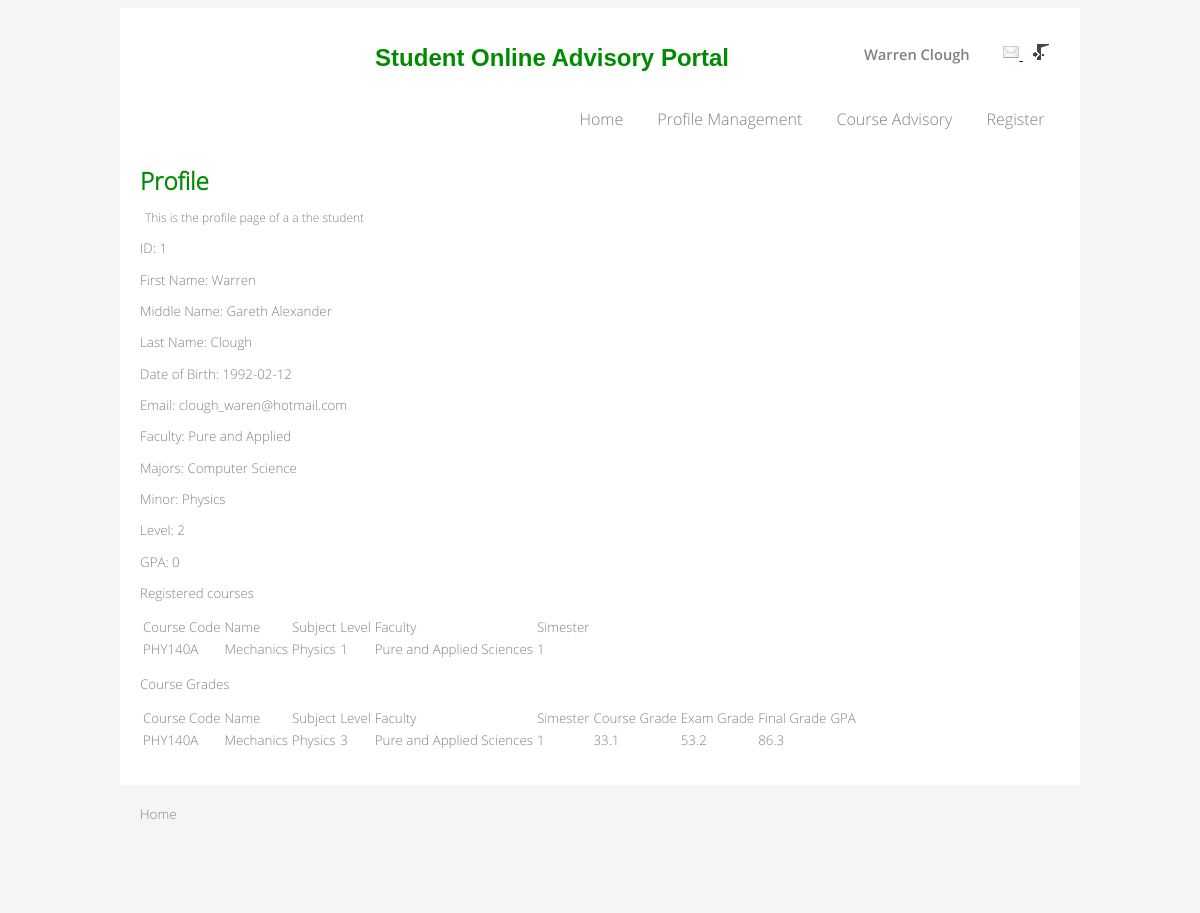
/profile/index.php (signed in), run on the app's committed database.
### tables this page shows
CREATE TABLE IF NOT EXISTS `students` (
  `id` int(11) NOT NULL AUTO_INCREMENT,
  `user_id` int(11) NOT NULL,
  `registered_faculty` varchar(30) NOT NULL,
  `major_1` varchar(30) NOT NULL,
  `major_2` varchar(30) DEFAULT NULL,
  `minor_1` varchar(30) DEFAULT NULL,
  `minor_2` varchar(30) DEFAULT NULL,
  `year_of_study` int(11) NOT NULL,
  `credit_count` int(11) NOT NULL,
  PRIMARY KEY (`id`)
);

CREATE TABLE IF NOT EXISTS `course` (
  `id` int(11) NOT NULL AUTO_INCREMENT,
  `title` varchar(30) NOT NULL,
  `subject` varchar(30) NOT NULL,
  `type` varchar(30) NOT NULL,
  `code` varchar(10) NOT NULL,
  `faculty` varchar(30) NOT NULL,
  `simester` int(11) NOT NULL,
  `level` int(11) NOT NULL,
  `credit` int(11) NOT NULL,
  `description` varchar(500) NOT NULL,
  PRIMARY KEY (`id`)
);

CREATE TABLE IF NOT EXISTS `course_requirements` (
  `id` int(11) NOT NULL AUTO_INCREMENT,
  `course_id` int(11) NOT NULL,
  `labs` int(11) NOT NULL,
  `lectures` int(11) NOT NULL,
  `tutorial` int(11) NOT NULL,
  PRIMARY KEY (`id`)
);

CREATE TABLE IF NOT EXISTS `course_grades` (
  `id` int(11) NOT NULL AUTO_INCREMENT,
  `course_id` int(11) NOT NULL,
  `student_id` int(11) NOT NULL,
  `course_grade` double NOT NULL,
  `exam_grade` double NOT NULL,
  PRIMARY KEY (`id`)
);

### common/php_class/user.php (called while the page is built, shortened)
<?php
	class User
	{
		private $first_name;
		private $last_name;
		private $middle_name;
		private $date_of_birth;
		private $email;
		private $type;
		public function getFirstName()
		{
			return $this->first_name;
		}
		public function getLastName()
		{
			return $this->last_name;
		}
		public function getMiddleName()
		{
			return $this->middle_name;
		}
		public function getDateOfBirth()
		{
			return $this->date_of_birth;
		}
		public function getEmail()
		{
			return $this->email;
		}
		public function getType()
		{
			return $this->type;
		}
	}
?>

### common/php_class/student.php (called while the page is built, shortened)
<?php
include_once 'course_grades.php';
include_once 'course.php';
class Student
{
	private $id;
	private $faculty;
	private $level;
	private $registered_courses;
	private $majors;
	private $minors;
	private $course_grades;
	private $gpa;
	public function Student($id, $user_type)
	{
		@ $db = new MySQLi('localhost', 'osap_system','pass123','osap');
		$query ="SELECT * FROM students s where ".($user_type=='student'?"s.user_id=":"s.id=").$id.";";
		$result_set = $db->query($query);
		$row = $result_set->fetch_assoc();
		$this->id = $row['id'];
		$this->faculty = $row['registered_faculty'];
		$this->level = $row['year_of_study'];
		$this->majors = array($row['major_1'],$row['major_2']);
		$this->minors = array($row['minor_1'],$row['minor_2']);
		$query = "SELECT r.student_id, r.schedule_id, c.id FROM registered_courses r
					JOIN schedule s ON s.id = r.schedule_id
					JOIN course c ON c.id = s.course_id
					WHERE r.student_id =".$this->id."
					GROUP BY c.title";
		$result_set = $db->query($query);
		for($i=0; $i<$result_set->num_rows;$i++)
		{
			$row= $result_set->fetch_assoc();
			$this->registered_courses[$i] = new Course();
			$this->registered_courses[$i]->updateCourse($row['id']);
		}
		$query = "SELECT cg.* FROM course_grades cg
					WHERE cg.student_id =".$this->id;
		$result_set = $db->query($query);
		for($i=0; $i<$result_set->num_rows;$i++)
		{
			$row= $result_set->fetch_assoc();
			$course = new Course();
			$course->bareUpdate($row['course_id']);
			$this->course_grades[$i] = new CourseGrades($course,$row['course_grade'],$row['exam_grade']);
		}
		$this->gpa = $this->calculateGPA();
	}
	private function calculateGPA()
	{
		return 0;
	}
	public function getId()
	{
		return $this->id;
	}
	public function getFaculty()
	{
		return $this->faculty;
	}
	public function getLevel()
	{
		return $this->level;
	}
	public function getMajors()
	{
		return $this->majors;
	}
	public function getMinors()
	{
		return $this->minors;
	}
	public function getCourseGrades()
	{
		return $this->course_grades;
	}
	public function getGPA()
	{
		return $this->gpa;
	}
	public function getRegisteredCourses()
	{
		return $this->registered_courses;
	}
}
?>

### common/php_class/course.php (called while the page is built, shortened)
<?php
class Course
{
	private $name;
	private $code;
	private $subject;
	private $credit;
	private $faculty;
	private $simester;
	private $level;
	public function init($id,$name, $code,$subject, $credit, $faculty, $simester, $level,$schedule,
			 $type, $description,$comment_array,$requirements)
	{
		$this->name = $name;
		$this->code = $code;
		$this->subject= $subject;
		$this->credit = $credit;
		$this->faculty = $faculty;
		$this->simester = $simester;
		$this->level = $level;
	}
	public function getName()
	{
		return $this->name;
	}
	public function getCode()
	{
		return $this->code;
	}
	public function getSubject()
	{
		return $this->subject;
	}
	public function getCredit()
	{
		return $this->credit;
	}
	public function getFaculty()
	{
		return $this->faculty;
	}
	public function getSimester()
	{
		return $this->simester;
	}
	public function getLevel()
	{
		return $this->level;
	}
	public function bareUpdate($course_id)
	{
		@ $db = new MySQLi('localhost', 'osap_system','pass123','osap');
		$query_course="SELECT c.* FROM course c WHERE c.id =".$course_id;
		$result_set= $db->query($query_course);
		$record= $result_set->fetch_assoc();
	}
	public function updateCourse($course_id)
	{
		@ $db = new MySQLi('localhost', 'osap_system','pass123','osap');
		$query_course="SELECT c.* FROM course c WHERE c.id =".$course_id;
		$result_set= $db->query($query_course);
	}
}
?>

### common/php_class/course_grades.php (called while the page is built)
<?php
include_once 'course.php';
class CourseGrades
{
	private $course;
	private $course_work_grade;
	private $exam;
	public function CourseGrades($course,$course_grade, $exam)
	{
		$this->course = $course;
		$this->course_work_grade = $course_grade;
		$this->exam = $exam;
	}
	public function getCourse()
	{
		return $this->course;
	}
	public function getExamGrades()
	{
		return $this->exam;
	}
	public function getCourseGrades()
	{
		return $this->course_work_grade;
	}
}
?>

### profile/index.php (the view, shortened to what this page needs)
<!DOCTYPE html>
<html>
<head>
	<?php
		include_once '../common/php_class/user.php';
		include_once '../common/php_class/student.php';
		include_once '../common/php_class/course.php';
		include_once '../common/php_class/course_grades.php';
		$user = $_SESSION['user'];
	?>
	<link rel ="stylesheet" type="text/css" href="../common/stylesheet/
	main_style.css" />
	<link rel ="stylesheet" type="text/css" href="../common/stylesheet/navigation_bar.css" />
</head>
<body>
	<?php
		$student = new Student($user->getID(),$user->getType());
	?>
	<div class="wrapper">
		<div class="header" >
			<?php echo get_notification_bar($user->getFirstName(),$user->getLastName()); ?>
			<h1 id="test">Student Online Advisory Portal</h1>
			<?php echo get_navigation_bar($user->getType()); ?>
		</div>
		<div class="content" >
			<dl>
				<dt>
					<h3 >Profile</h3>
					<dd><p>This is the profile page of a a the student</p></dd>
				</dt>
			</dl>
			<p>
				ID: <?php echo $student->getId(); ?>
			</p>
			<p>
				First Name: <?php echo $user->getFirstName(); ?>
			</p>
			<p>
				Middle Name: <?php echo $user->getMiddleName(); ?>
			</p>
			<p>
				Last Name: <?php  echo $user->getLastName(); ?>
			</p>
			<p>
				Date of Birth: <?php echo $user->getDateOfBirth(); ?>
			</p>
			<p>
				Email: <?php  echo  $user->getEmail(); ?>
			</p>
			<p>
				Faculty: <?php echo $student->getFaculty(); ?>
			</p>
			<p>
				Majors:
				<?php
					foreach($student->getMajors() as $major)
					echo $major." ";
				?>
			</p>
			<p>
				Minor:
				<?php
					foreach($student->getMinors() as $minor)
					echo $minor." ";
				?>
			</p>
			<p>
				Level: <?php echo $student->getLevel(); ?>
			</p>
			<p>
				GPA: <?php echo $student->getGPA(); ?>
			</p>
			<p>
				Registered courses
				<table>
				<tr id="table_heading">
					<td>Course Code</td>
					<td>Name</td>
					<td>Subject</td>
					<td>Level</td>
					<td>Faculty</td>
					<td>Simester</td>
				</tr>
				<?php $i=0;	foreach($student->getRegisteredCourses() as $course){ ?>
					<tr class="rows" onclick=<?php echo $i++ ?> >
						<td><?php echo $course->getCode(); ?></td>
						<td><?php echo $course->getName(); ?></td>
						<td><?php echo $course->getSubject(); ?></td>
						<td><?php echo $course->getLevel(); ?></td>
						<td><?php echo $course->getFaculty(); ?></td>
						<td><?php echo $course->getSimester(); ?></td>
					</tr>
				<?php } ?>
				</table>
			</p>
			<p>
				Course Grades
				<table>
				<tr id="table_heading">
					<td>Course Code</td>
					<td>Name</td>
					<td>Subject</td>
					<td>Level</td>
					<td>Faculty</td>
					<td>Simester</td>
					<td>Course Grade</td>
					<td>Exam Grade</td>
					<td>Final Grade</td>
					<td>GPA</td>
				<?php $i=0;
					foreach($student->getCourseGrades() as $course_grades){
						$course = $course_grades->getCourse();
					 ?>
					<tr class="rows" onclick=<?php echo $i++ ?> >
						<td><?php echo $course->getCode(); ?></td>
						<td><?php echo $course->getName(); ?></td>
						<td><?php echo $course->getSubject(); ?></td>
						<td><?php echo $course->getCredit(); ?></td>
						<td><?php echo $course->getFaculty(); ?></td>
						<td><?php echo $course->getSimester(); ?></td>
						<td><?php echo $course_grades->getCourseGrades();?></td>
						<td><?php echo $course_grades->getExamGrades();?></td>
						<td><?php echo $course_grades->getExamGrades()+$course_grades->getCourseGrades(); ?></td>
					</tr>
				<?php } ?>
				</table>
			</p>
		</div>
		<div class="footer">
			<a href="">Home</a>
		</div>
	</div>
</body>
</html>

### common/php_controller/notification.php
<?php
function get_notification_bar($first_name,$last_name)
{
	$main_location = $_SESSION['main_location'];
	$notification_bar_html_markup =
		'<div class="notification">
			<spam id="user_name">'.
			$first_name.' '.$last_name.'
			</spam>
			<a href="#" >
				<img id="mail_img" src="'.$main_location.'/common/images/e_mail_16x16.png" />
			</a>
			<a href="'.$main_location.'/login/logout.php" >
				<img id="logout_img" src="'.$main_location.'/common/images/logout_16x16.png" />
			</a>
		</div>';
	return $notification_bar_html_markup;
}
?>

### common/php_controller/navigation_bar.php
<?php
function get_navigation_bar($type)
{
	$main_location = $_SESSION['main_location'];
	if($type=='student')
	{
		$navigation_html_markup =
			'<nav>
				<ul>
					<li><a href="'.$main_location.'/home">Home</a></li>
					<li><a href="">Profile Management</a>
						<ul class="drop_down_list">
							<li><a href="'.$main_location.'/profile">View Student Profile</a></li>
						</ul>
					</li>
					<li><a href=""  >Course Advisory</a>
						<ul class="drop_down_list" >
							<li><a href="'.$main_location.'/view_recommended_courses">Get Recommended</a></li>
							<li><a href="">Review Course</a></li>
							<li><a href="">Compare Course Timetables</a></li>
						</ul>
					</li>
					<li><a href="">Register</a>
						<ul class="drop_down_list">
							<li><a href="">Register Course</a></li>
							<li><a href="">Request Override</a></li>
						</ul>
					</li>
				</ul>
			</nav>';
	}
	return $navigation_html_markup;
}
?>

### common/stylesheet/main_style.css (style rules this page uses)
h1 { font-family: kocoon, sans-serif; color: #008B00; text-align: center; font-size: 18pt; padding-left: 5em; }
.wrapper { width:960px; margin:00px auto 0px auto; padding-top: 20px; background: white; }
.header h1 { text-align: center; }
.content { clear: both; padding:0px 20px 20px 20px; background: white; overflow: hidden; }
.footer { height:80px; background: whitesmoke; padding: 20px; }
.notification { float:right; margin-right: 16px; width:200px; height: 30px; }
.footer a { text-decoration: none; }
body { background: whitesmoke; font-family: opensans, arial, sans-serif; font-size: 10pt; color: gray ; }
h3 { margin-bottom: 0px; font-size: 18pt; color:#008B00; }
dd { font-size: 9pt; margin-left: 5px; }
#logout_img { margin-left: 10px; vertical-align: top; }
#user_name { margin-right: 30px; font-size: 11pt; font-family:opensans_semibold, arial, sans-serif; vertical-align: top; }

### common/stylesheet/navigation_bar.css (style rules this page uses)
nav { text-align: right; float:right; width: 60%; font-size: 12pt; margin-top:10px; }
nav:after { content: ""; clear: both; display: block; }
nav >ul { margin: 0 auto; text-align: center; padding-top: 10px; padding-bottom: 10px; }
nav > ul > li { list-style: none; display: inline-block; line-height: 1; position:relative; }
nav > ul > li > a { color:inherit; text-decoration: none; padding: 0px 15px; font-weight: 500; }

### data on the page
students: id "1", registered_faculty "Pure and Applied", year_of_study "2"
course: code "PHY140A", title "Mechanics", subject "Physics", id "1", faculty "Pure and Applied Sciences", credit "3", simester "1"
course_requirements: tutorial "1"
course_grades: course_grade "33.1", exam_grade "53.2", $course_grades->getExamGrades()+$course_grades->getCourseGrades() "86.3"

### other printed values
$first_name "Warren"
$last_name "Clough"
$user->getFirstName() "Warren"
$user->getMiddleName() "Gareth Alexander"
$user->getLastName() "Clough"
$user->getDateOfBirth() "1992-02-12"
$user->getEmail() "clough_waren@hotmail.com"
$major "Computer Science"
$minor "Physics"
$student->getGPA() "0"
